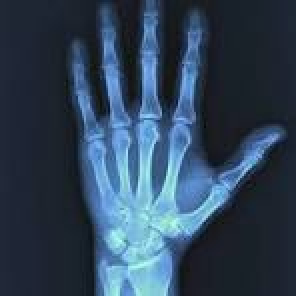
#> input picture xray1.png, 148 x 148 px (shown 2 times larger); the run also reads 1 picture not shown here
$ python compare_xray.py
#> lines starting #> are read from the running program, lines starting #| are printed output that depends on the picture
import cv2
import numpy as np
from skimage.metrics import structural_similarity as ssim

# Load images
def load_image(path):
#> called with path = 'xray1.png'
    img = cv2.imread(path, cv2.IMREAD_GRAYSCALE)  # Convert to grayscale
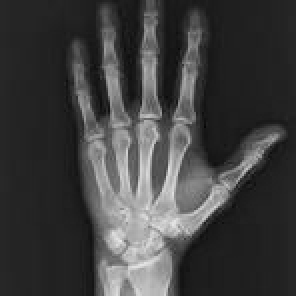
#> img: shape (148, 148) (shown 2 times larger); min 5, max 231, mean 64.1
    if img is None:
        raise ValueError(f"Image at {path} not found.")
    return img

# Resize images to same dimensions
def preprocess_images(img1, img2, size=(256, 256)):
#> called with size = (256, 256)
    img1_resized = cv2.resize(img1, size)
    img2_resized = cv2.resize(img2, size)
    return img1_resized, img2_resized

# Compute metrics
def compute_metrics(img1, img2):
    mse = np.mean((img1 - img2) ** 2)
#> mse = 0
    similarity, _ = ssim(img1, img2, full=True)
#> similarity = 1
    return mse, similarity

# Main function
if __name__ == "__main__":
    path1 = "xray1.png"  # Path to the first X-ray image
    path2 = "xray2.png"  # Path to the second X-ray image

    img1 = load_image(path1)
    img2 = load_image(path2)

    img1, img2 = preprocess_images(img1, img2)

    mse, similarity = compute_metrics(img1, img2)
#> mse = 0; similarity = 1

    print(f"Mean Squared Error (MSE): {mse}")
#| Mean Squared Error (MSE): 0.0
    print(f"Structural Similarity Index (SSIM): {similarity}")
#| Structural Similarity Index (SSIM): 1.0
